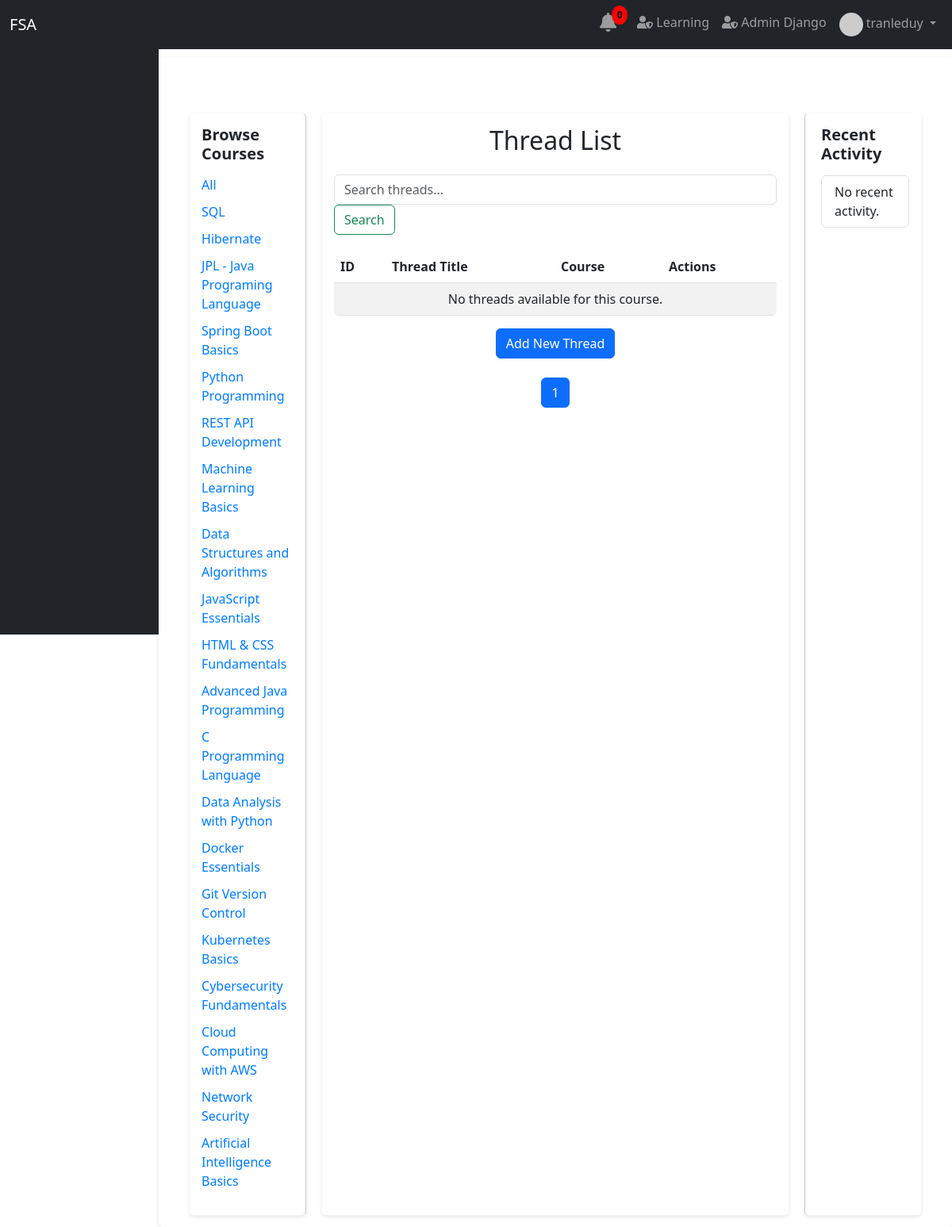
Page /thread/ (signed in) on the committed database.
### user/models.py (models this page shows)
class User(AbstractUser):
    date_joined = models.DateTimeField(auto_now_add=True)
    training_programs = models.ManyToManyField(TrainingProgram, blank=True)
    modules = models.ManyToManyField(Module, related_name='assigned_users', blank=True)
    groups = models.ManyToManyField(
        Group,
        blank=True,
        help_text='The groups this user belongs to.',
        verbose_name='groups',
        related_name='custom_user_groups',
    )
    user_permissions = models.ManyToManyField(
        Permission,
        blank=True,
        help_text='Specific permissions for this user.',
        verbose_name='user permissions',
        related_name='custom_user_permissions',
    )

### course/models.py (models this page shows, shortened)
class Course(models.Model):
    course_name = models.CharField(max_length=255, unique=True)
    course_code = models.CharField(max_length=20, unique=True, blank=True, null=True)
    description = models.TextField(blank=True, null=True)
    creator = models.ForeignKey(settings.AUTH_USER_MODEL, on_delete=models.SET_NULL, null=True, blank=True, related_name='created_courses')
    instructor = models.ForeignKey(settings.AUTH_USER_MODEL, on_delete=models.SET_NULL, null=True, blank=True, related_name='taught_courses')
    published = models.BooleanField(default=False)
    prerequisites = models.ManyToManyField('self', symmetrical=False, blank=True, related_name='is_prerequisite_for')
    tags = models.ManyToManyField('Tag', blank=True, related_name='courses')
    image = models.ImageField(upload_to='course_images/', null=True, blank=True)
    price = models.FloatField(default=0)  # Thêm giá trị mặc định nếu cần
    discount = models.FloatField(default=0)

### thread/views.py (the view)
# urls.py: path('', views.thread_list, name='thread_list'),
@login_required
def thread_list(request, course_id=None):
    q = request.GET.get('q', '')
    if course_id:
        threads = DiscussionThread.objects.filter(
            Q(thread_title__icontains=q) |
            Q(thread_content__icontains=q) |
            Q(created_by__username__icontains=q),
            course_id=course_id
        )
    else:
        threads = DiscussionThread.objects.filter(
            Q(thread_title__icontains=q) |
            Q(thread_content__icontains=q) |
            Q(created_by__username__icontains=q)
        )
    threads = threads.annotate(
        total_likes=Count(Case(When(reactions__reaction_type='like', then=1), output_field=IntegerField())),
        total_loves=Count(Case(When(reactions__reaction_type='love', then=1), output_field=IntegerField())),
        total_comments=Count('comments'),
        total_interactions=Count('reactions') + Count('comments')
    ).order_by('-total_interactions', '-created')
    recent_activities = threads.order_by('-created')
    featured_threads = threads[:3]
    paginator = Paginator(threads, 5)  # 5 threads per page
    page_number = request.GET.get('page')
    page_obj = paginator.get_page(page_number)
    courses = Course.objects.all()
    threads = threads[3:]
    paginator1 = Paginator(threads, 5)  # 5 threads per page
    page_number1 = request.GET.get('page')
    page_obj1 = paginator1.get_page(page_number1)
    context = {
        'threads': page_obj,  # Use the paginated threads
        'courses': courses,
        'query': q,
        'recent_activities': recent_activities,
        'featured_threads': featured_threads,
    }
    context1 = {
        'threads': page_obj1,  # Use the paginated threads
        'courses': courses,
        'query': q,
        'recent_activities': recent_activities,
        'featured_threads': featured_threads,
    }
    if request.user.is_superuser:
        return render(request, 'thread/thread_list.html', context)
    return render(request, 'thread/thread_list_stu.html', context1)

### thread/templates/thread/thread_list.html (shortened to what this page needs)
{% extends 'base.html' %}
{% load static %}
{% block content %}
<div class="container mt-5 thread-container">
    <div class="course-list">
        <h5>Browse Courses</h5>
        <ul>
            <li><a href="{% url 'thread:thread_list' %}">All</a></li>
            {% for course in courses %}
                <li><a href="{% url 'thread:thread_list_by_course' course.id %}">{{ course.course_name }}</a></li>
            {% empty %}
                <li>No courses available</li>
            {% endfor %}
        </ul>
    </div>
    <div class="main-content">
        <h2 class="text-center mb-4">Thread List{% if course %} for {{ course.course_name }}{% endif %}</h2>
        <form method="GET" action="{% url 'thread:thread_list' %}" class="form-inline search-bar justify-content-center">
            <input type="text" name="q" class="form-control mr-sm-2" placeholder="Search threads..." value="{{ query|default:'' }}">
            <button class="btn btn-outline-success my-2 my-sm-0" type="submit">Search</button>
        </form>
        {% if threads %}
        <table class="table table-striped table-hover">
            <thead class="thead-dark">
                <tr>
                    <th>ID</th>
                    <th>Thread Title</th>
                    <th>Course</th>
                    <th>Created By</th>
                    <th>Total Likes</th>
                    <th>Total Loves</th>
                    <th>Total Comments</th>
                    <th>Total Interactions</th>
                    <th>Actions</th>
                </tr>
            </thead>
            <tbody>
                {% for thread in threads %}
                <tr>
                    <td>{{ forloop.counter0|add:threads.start_index }}</td>
                    <td>
                        <a href="{% url 'thread:thread_detail' thread.pk %}" class="text-primary font-weight-bold">
                            {{ thread.thread_title }}
                        </a>
                    </td>
                    <td>{{ thread.course.course_name }}</td>
                    <td>
                        <a href="{% url 'user:user_detail' thread.created_by.pk %}">{{ thread.created_by }}</a>
                    </td>
                    <td>{{ thread.total_likes }}</td>
                    <td>{{ thread.total_loves }}</td>
                    <td>{{ thread.total_comments }}</td>
                    <td>{{ thread.total_interactions }}</td>
                    <td>
                        <a href="{% url 'thread:update_thread' thread.pk %}" class="btn btn-warning btn-sm">Edit</a>
                        <a href="{% url 'thread:delete_thread' thread.pk %}" class="btn btn-danger btn-sm">Delete</a>
                    </td>
                </tr>
                {% endfor %}
            </tbody>
        </table>
        {% else %}
        <table class="table table-striped table-hover">
            <thead class="thead-dark">
                <tr>
                    <th>ID</th>
                    <th>Thread Title</th>
                    <th>Course</th>
                    <th>Actions</th>
                </tr>
            </thead>
            <tbody>
                <tr>
                    <td colspan="4" class="text-center">No threads available for this course.</td>
                </tr>
            </tbody>
        </table>
        {% endif %}
        <div class="text-center">
            <a href="{% url 'thread:create_thread' %}" class="btn btn-primary">Add New Thread</a>
        </div>
        <nav aria-label="Page navigation" class="mt-4">
            <ul class="pagination justify-content-center">
                {% for num in threads.paginator.page_range %}
                    {% if num == threads.number %}
                        <li class="page-item active" aria-current="page">
                            <span class="page-link">{{ num }}</span>
                        </li>
                    {% else %}
                        <li class="page-item">
                            <a class="page-link" href="?page={{ num }}&q={{ query|urlencode }}">{{ num }}</a>
                        </li>
                    {% endif %}
                {% endfor %}
            </ul>
        </nav>
    </div>
    <div class="recent-activity">
        <h5>Recent Activity</h5>
        <div class="recent-activity-section" style="max-height: 300px; overflow-y: auto;">
            <ul class="list-group">
                {% for activity in recent_activities %}
                <li class="list-group-item">
                    <small>@{{ activity.created_by }} posted on <strong>{{ activity.course.course_name }}</strong> {{ activity.created|timesince }} ago</small>
                </li>
                {% empty %}
                <li class="list-group-item">No recent activity.</li>
                {% endfor %}
            </ul>
        </div>
    </div>
</div>
{% endblock %}

### main/templates/admin_sidebar.html (shortened to what this page needs)
<!DOCTYPE html>
<html lang="en">
<head>
    <link href="https://cdn.jsdelivr.net/npm/bootstrap@5.3.0-alpha1/dist/css/bootstrap.min.css" rel="stylesheet">
    <link rel="stylesheet" href="https://cdnjs.cloudflare.com/ajax/libs/font-awesome/5.15.4/css/all.min.css">
</head>
<body>
    <nav class="navbar navbar-expand-lg navbar-dark bg-dark fixed-top">
        <div class="container-fluid">
            <a class="navbar-brand" href="{% url 'main:home' %}">FSA</a>
            <div class="collapse navbar-collapse" id="navbarNav">
                <ul class="navbar-nav ms-auto">
                    {% if request.user.is_authenticated %}
                        {% include 'notification_bell.html' %}
                        <li class="nav-item">
                            <a class="nav-link" href="{% url 'student_portal:course_list' %}">
                                <i class="fas fa-user-shield"></i> Learning
                            </a>
                        </li>
                        <li class="nav-item">
                            <a class="nav-link" href="{% url 'admin:index' %}" target="_blank">
                                <i class="fas fa-user-shield"></i> Admin Django
                            </a>
                        </li>
                        <li class="nav-item dropdown">
                            <a class="nav-link dropdown-toggle" href="#" id="userDropdown" role="button" data-bs-toggle="dropdown" aria-expanded="false">
                                {% if request.user.profile.profile_picture_url %}
                                    <img src="{{ request.user.profile.profile_picture_url }}" alt="Profile Picture" class="rounded-circle" width="30" height="30">
                                {% endif %}
                                {{ request.user.get_full_name|default:request.user.username }}
                            </a>
                        </li>
                    {% else %}
                        <li class="nav-item"><a class="nav-link" href="{% url 'main:register_email' %}">Register</a></li>
                        <li class="nav-item"><a class="nav-link" href="{% url 'main:login' %}">Login</a></li>
                    {% endif %}
                </ul>
            </div>
        </div>
    </nav>
    <div class="container-fluid">
        <div class="row">
            <nav id="sidebar" class="col-md-3 col-lg-2 bg-dark pt-3 vh-100 d-flex flex-column position-fixed" style="height: 100vh; overflow-y: auto;">
            </nav>
        </div>
    </div>
</body>
</html>

### thread/templates/thread/thread_list.html (style rules this page uses)
body { background-color: #f8f9fa; }
.thread-container { display: grid; grid-template-columns: 1fr 4fr 1fr; gap: 20px; width: 100%; }
.course-list, .main-content, .recent-activity { background-color: #ffffff; border-radius: 5px; padding: 15px; box-shadow: 0 2px 5px rgba(0, 0, 0, 0.1); }
.course-list { border-right: 1px solid #ccc; padding-right: 20px; }
.course-list h5 { font-weight: bold; margin-bottom: 15px; }
.course-list ul { list-style: none; padding: 0; }
.course-list li { margin-bottom: 10px; }
.course-list a { text-decoration: none; color: #007bff; }
.search-bar { margin-bottom: 20px; }
.main-content h2 { margin-bottom: 20px; }
.table { background-color: #ffffff; border-radius: 5px; overflow: hidden; }
.table th { background-color: #007bff; color: white; }
.table td { vertical-align: middle; }
.recent-activity { border-left: 1px solid #ccc; padding-left: 20px; }
.recent-activity h5 { font-weight: bold; margin-bottom: 15px; }
.recent-activity-section { max-height: 300px; overflow-y: auto; }
.pagination { margin-top: 20px; }
.container { margin-left: 0; margin-right: 0; max-width: 100%; }

### rows in the picture
User: user.get_full_name "tranleduy"
Course: course_name "SQL"
Course: course_name "Hibernate"
Course: course_name "JPL - Java Programing Language"
Course: course_name "Spring Boot Basics"
Course: course_name "Python Programming"
Course: course_name "REST API Development"
Course: course_name "Machine Learning Basics"
Course: course_name "Data Structures and Algorithms"
Course: course_name "JavaScript Essentials"
Course: course_name "HTML & CSS Fundamentals"
Course: course_name "Advanced Java Programming"
Course: course_name "C Programming Language"
Course: course_name "Data Analysis with Python"
Course: course_name "Docker Essentials"
Course: course_name "Git Version Control"
Course: course_name "Kubernetes Basics"
Course: course_name "Cybersecurity Fundamentals"
Course: course_name "Cloud Computing with AWS"
Course: course_name "Network Security"
Course: course_name "Artificial Intelligence Basics"

### other values in the picture
{{ num }} "1"
